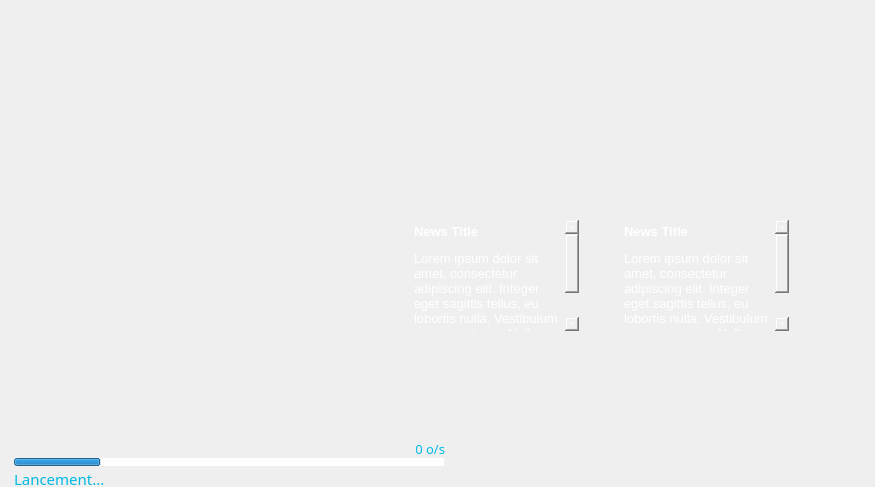
<?xml version="1.0" encoding="UTF-8"?>
<ui version="4.0">
 <class>Server</class>
 <widget class="QWidget" name="Server">
  <property name="geometry">
   <rect>
    <x>0</x>
    <y>0</y>
    <width>875</width>
    <height>487</height>
   </rect>
  </property>
  <property name="windowTitle">
   <string>Form</string>
  </property>
  <widget class="QLabel" name="labelStatus">
   <property name="geometry">
    <rect>
     <x>14</x>
     <y>468</y>
     <width>411</width>
     <height>21</height>
    </rect>
   </property>
   <property name="font">
    <font>
     <family>Calibri Light</family>
     <pointsize>11</pointsize>
    </font>
   </property>
   <property name="styleSheet">
    <string notr="true">background:transparent;
color:#00bae2;</string>
   </property>
   <property name="text">
    <string>Lancement...</string>
   </property>
   <property name="alignment">
    <set>Qt::AlignLeading|Qt::AlignLeft|Qt::AlignVCenter</set>
   </property>
  </widget>
  <widget class="QPushButton" name="playButton">
   <property name="enabled">
    <bool>true</bool>
   </property>
   <property name="geometry">
    <rect>
     <x>14</x>
     <y>378</y>
     <width>184</width>
     <height>56</height>
    </rect>
   </property>
   <property name="cursor">
    <cursorShape>PointingHandCursor</cursorShape>
   </property>
   <property name="autoFillBackground">
    <bool>false</bool>
   </property>
   <property name="styleSheet">
    <string notr="true">QPushButton {
	border: none;
	background:  url(:/ressources/download_play/install.png) no-repeat;
}

QPushButton:hover {
	background:  url(:/ressources/download_play/install_hover.png) no-repeat;
}</string>
   </property>
   <property name="iconSize">
    <size>
     <width>125</width>
     <height>127</height>
    </size>
   </property>
   <property name="flat">
    <bool>true</bool>
   </property>
  </widget>
  <widget class="QWidget" name="newSmallImage1" native="true">
   <property name="geometry">
    <rect>
     <x>405</x>
     <y>132</y>
     <width>178</width>
     <height>86</height>
    </rect>
   </property>
   <property name="styleSheet">
    <string notr="true">QWidget {
	background:   no-repeat;
	background-image: url(:/ressources/news/standard/news2.png)
}
</string>
   </property>
   <property name="text" stdset="0">
    <string/>
   </property>
  </widget>
  <widget class="QWidget" name="serverDescription" native="true">
   <property name="geometry">
    <rect>
     <x>30</x>
     <y>20</y>
     <width>126</width>
     <height>81</height>
    </rect>
   </property>
   <property name="styleSheet">
    <string notr="true">background:  url(:/ressources/servers/_SERVER__description.png) no-repeat;</string>
   </property>
  </widget>
  <widget class="QWidget" name="backgroundArtwork" native="true">
   <property name="geometry">
    <rect>
     <x>234</x>
     <y>38</y>
     <width>650</width>
     <height>385</height>
    </rect>
   </property>
   <property name="styleSheet">
    <string notr="true">background:  url(:/ressources/artworks/artwork1.png) no-repeat;</string>
   </property>
  </widget>
  <widget class="QPushButton" name="newBigFront">
   <property name="geometry">
    <rect>
     <x>14</x>
     <y>128</y>
     <width>368</width>
     <height>212</height>
    </rect>
   </property>
   <property name="cursor">
    <cursorShape>PointingHandCursor</cursorShape>
   </property>
   <property name="styleSheet">
    <string notr="true">QPushButton {
	border: none;
	background: url(:/ressources/news/big/panel.png) no-repeat;
}

QPushButton:hover {
	background: url(:/ressources/news/big/panel_hover.png) no-repeat;
}</string>
   </property>
   <property name="text">
    <string/>
   </property>
  </widget>
  <widget class="QProgressBar" name="progressBarTotal">
   <property name="geometry">
    <rect>
     <x>14</x>
     <y>458</y>
     <width>430</width>
     <height>8</height>
    </rect>
   </property>
   <property name="font">
    <font>
     <pointsize>-1</pointsize>
    </font>
   </property>
   <property name="styleSheet">
    <string notr="true">QProgressBar {
	border: none;
	background-image: url(:/ressources/download_play/bar_empty.png);
	padding: 0px;
	color:white;
	font-size:8px;
}
QProgressBar::chunk {
	background-image: url(:/ressources/download_play/bar_full.png);
 }</string>
   </property>
   <property name="value">
    <number>20</number>
   </property>
   <property name="alignment">
    <set>Qt::AlignCenter</set>
   </property>
  </widget>
  <widget class="QLabel" name="labelDownloadSpeed">
   <property name="geometry">
    <rect>
     <x>264</x>
     <y>438</y>
     <width>181</width>
     <height>21</height>
    </rect>
   </property>
   <property name="font">
    <font>
     <family>Calibri Light</family>
     <pointsize>10</pointsize>
     <weight>50</weight>
     <bold>false</bold>
    </font>
   </property>
   <property name="styleSheet">
    <string notr="true">background:transparent;
color:#00bae2;</string>
   </property>
   <property name="text">
    <string>0 o/s</string>
   </property>
   <property name="alignment">
    <set>Qt::AlignRight|Qt::AlignTrailing|Qt::AlignVCenter</set>
   </property>
  </widget>
  <widget class="QTextEdit" name="newSmallText2">
   <property name="geometry">
    <rect>
     <x>620</x>
     <y>220</y>
     <width>169</width>
     <height>111</height>
    </rect>
   </property>
   <property name="styleSheet">
    <string notr="true">background: transparent;
color: white;
border: none;</string>
   </property>
   <property name="html">
    <string>&lt;!DOCTYPE HTML PUBLIC &quot;-//W3C//DTD HTML 4.0//EN&quot; &quot;http://www.w3.org/TR/REC-html40/strict.dtd&quot;&gt;
&lt;html&gt;&lt;head&gt;&lt;meta name=&quot;qrichtext&quot; content=&quot;1&quot; /&gt;&lt;style type=&quot;text/css&quot;&gt;
p, li { white-space: pre-wrap; }
&lt;/style&gt;&lt;/head&gt;&lt;body style=&quot; font-family:'.SF NS Text'; font-size:13pt; font-weight:400; font-style:normal;&quot;&gt;
&lt;p style=&quot; margin-top:18px; margin-bottom:12px; margin-left:0px; margin-right:0px; -qt-block-indent:0; text-indent:0px;&quot;&gt;&lt;span style=&quot; font-size:10pt; font-weight:600;&quot;&gt;News Title&lt;/span&gt;&lt;span style=&quot; font-size:10pt;&quot;&gt; &lt;/span&gt;&lt;/p&gt;
&lt;p style=&quot; margin-top:12px; margin-bottom:12px; margin-left:0px; margin-right:0px; -qt-block-indent:0; text-indent:0px;&quot;&gt;&lt;span style=&quot; font-size:10pt;&quot;&gt;Lorem ipsum dolor sit amet, consectetur adipiscing elit. Integer eget sagittis tellus, eu lobortis nulla. Vestibulum non nunc tortor. Nulla rutrum condimentum euismod.&lt;/span&gt;&lt;/p&gt;&lt;/body&gt;&lt;/html&gt;</string>
   </property>
   <property name="textInteractionFlags">
    <set>Qt::NoTextInteraction</set>
   </property>
  </widget>
  <widget class="QPushButton" name="newSmallFront2">
   <property name="geometry">
    <rect>
     <x>614</x>
     <y>128</y>
     <width>187</width>
     <height>212</height>
    </rect>
   </property>
   <property name="cursor">
    <cursorShape>PointingHandCursor</cursorShape>
   </property>
   <property name="styleSheet">
    <string notr="true">QPushButton {
	border: none;
	background: url(:/ressources/news/standard/panel.png) no-repeat;
}

QPushButton:hover {
	background: url(:/ressources/news/standard/panel_hover.png) no-repeat;
}</string>
   </property>
   <property name="text">
    <string/>
   </property>
  </widget>
  <widget class="QWidget" name="newBigImage" native="true">
   <property name="geometry">
    <rect>
     <x>18</x>
     <y>132</y>
     <width>357</width>
     <height>201</height>
    </rect>
   </property>
   <property name="styleSheet">
    <string notr="true">QWidget {
	background:   no-repeat;
	background-image: url(:/ressources/news/big/news1.png);
}
</string>
   </property>
   <property name="text" stdset="0">
    <string/>
   </property>
  </widget>
  <widget class="QWidget" name="newSmallImage2" native="true">
   <property name="geometry">
    <rect>
     <x>615</x>
     <y>132</y>
     <width>178</width>
     <height>86</height>
    </rect>
   </property>
   <property name="styleSheet">
    <string notr="true">QWidget {
	background:   no-repeat;
	background-image: url(:/ressources/news/standard/news3.png)
}
</string>
   </property>
   <property name="text" stdset="0">
    <string/>
   </property>
  </widget>
  <widget class="QTextEdit" name="newSmallText1">
   <property name="geometry">
    <rect>
     <x>410</x>
     <y>220</y>
     <width>169</width>
     <height>111</height>
    </rect>
   </property>
   <property name="styleSheet">
    <string notr="true">background: transparent;
color: white;
border: none;</string>
   </property>
   <property name="html">
    <string>&lt;!DOCTYPE HTML PUBLIC &quot;-//W3C//DTD HTML 4.0//EN&quot; &quot;http://www.w3.org/TR/REC-html40/strict.dtd&quot;&gt;
&lt;html&gt;&lt;head&gt;&lt;meta name=&quot;qrichtext&quot; content=&quot;1&quot; /&gt;&lt;style type=&quot;text/css&quot;&gt;
p, li { white-space: pre-wrap; }
&lt;/style&gt;&lt;/head&gt;&lt;body style=&quot; font-family:'.SF NS Text'; font-size:13pt; font-weight:400; font-style:normal;&quot;&gt;
&lt;p style=&quot; margin-top:18px; margin-bottom:12px; margin-left:0px; margin-right:0px; -qt-block-indent:0; text-indent:0px;&quot;&gt;&lt;span style=&quot; font-size:10pt; font-weight:600;&quot;&gt;News Title&lt;/span&gt;&lt;span style=&quot; font-size:10pt;&quot;&gt; &lt;/span&gt;&lt;/p&gt;
&lt;p style=&quot; margin-top:12px; margin-bottom:12px; margin-left:0px; margin-right:0px; -qt-block-indent:0; text-indent:0px;&quot;&gt;&lt;span style=&quot; font-size:10pt;&quot;&gt;Lorem ipsum dolor sit amet, consectetur adipiscing elit. Integer eget sagittis tellus, eu lobortis nulla. Vestibulum non nunc tortor. Nulla rutrum condimentum euismod.&lt;/span&gt;&lt;/p&gt;&lt;/body&gt;&lt;/html&gt;</string>
   </property>
   <property name="textInteractionFlags">
    <set>Qt::NoTextInteraction</set>
   </property>
  </widget>
  <widget class="QPushButton" name="newSmallFront1">
   <property name="geometry">
    <rect>
     <x>404</x>
     <y>128</y>
     <width>187</width>
     <height>212</height>
    </rect>
   </property>
   <property name="cursor">
    <cursorShape>PointingHandCursor</cursorShape>
   </property>
   <property name="styleSheet">
    <string notr="true">QPushButton {
	border: none;
	background: url(:/ressources/news/standard/panel.png) no-repeat;
}

QPushButton:hover {
	background: url(:/ressources/news/standard/panel_hover.png) no-repeat;
}</string>
   </property>
   <property name="text">
    <string/>
   </property>
  </widget>
  <widget class="QPushButton" name="settingsButton">
   <property name="geometry">
    <rect>
     <x>204</x>
     <y>408</y>
     <width>62</width>
     <height>18</height>
    </rect>
   </property>
   <property name="cursor">
    <cursorShape>PointingHandCursor</cursorShape>
   </property>
   <property name="styleSheet">
    <string notr="true">QPushButton {
	border: none;
	background:  url(:/ressources/download_play/settings.png) no-repeat;
}

QPushButton:hover {
	background:  url(:/ressources/download_play/settings_hover.png) no-repeat;
}</string>
   </property>
  </widget>
  <zorder>labelStatus</zorder>
  <zorder>playButton</zorder>
  <zorder>serverDescription</zorder>
  <zorder>backgroundArtwork</zorder>
  <zorder>progressBarTotal</zorder>
  <zorder>labelDownloadSpeed</zorder>
  <zorder>newBigImage</zorder>
  <zorder>newSmallImage2</zorder>
  <zorder>settingsButton</zorder>
  <zorder>newBigFront</zorder>
  <zorder>newSmallImage1</zorder>
  <zorder>newSmallFront1</zorder>
  <zorder>newSmallText1</zorder>
  <zorder>newSmallFront2</zorder>
  <zorder>newSmallText2</zorder>
 </widget>
 <resources/>
 <connections/>
</ui>
